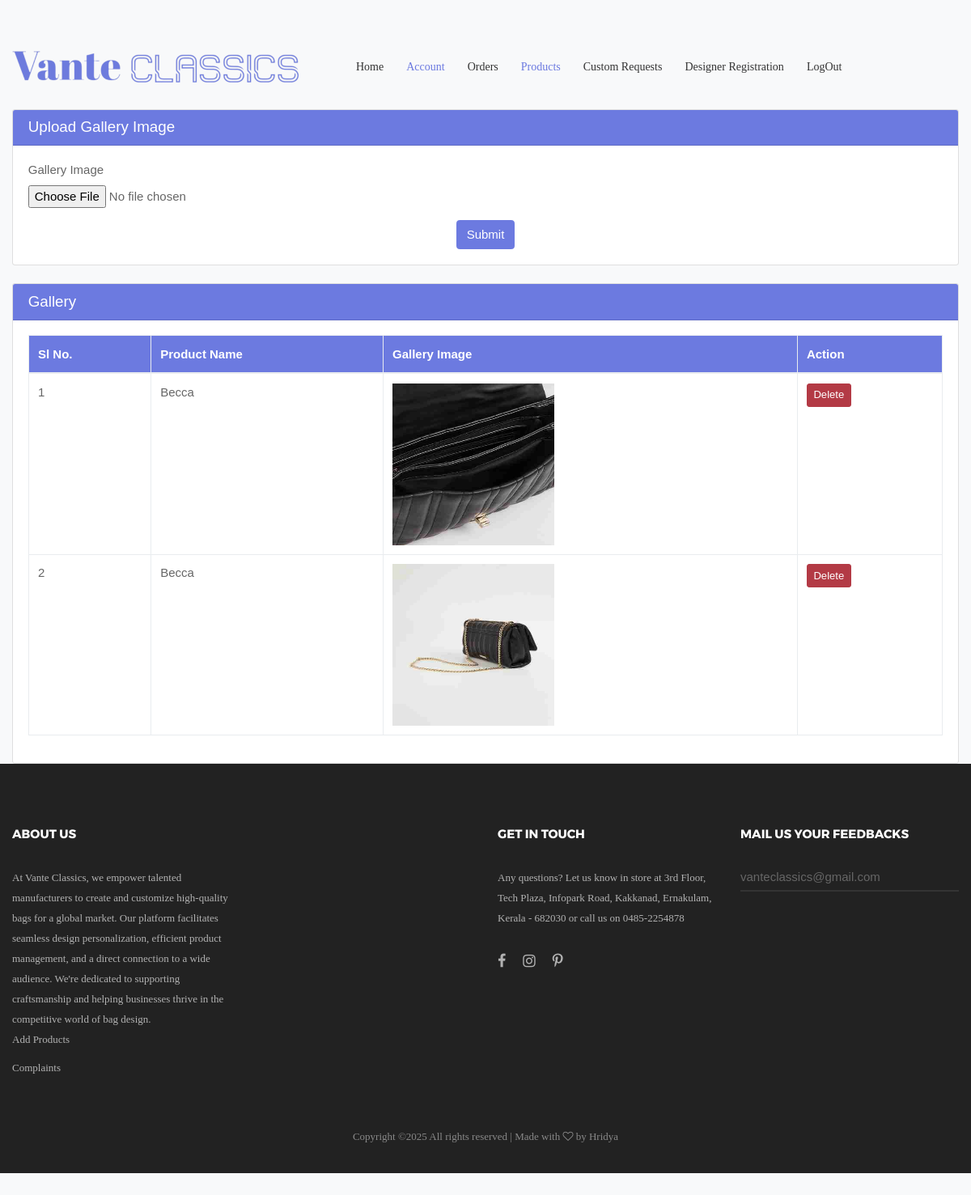
Screenshot of /PROJECT/Manufacturer/Gallery.php?pid=7 (signed in) with the database file from the repository.
### tables this page shows
CREATE TABLE `tbl_gallery` (
  `gallery_id` int(11) NOT NULL,
  `gallery_image` varchar(100) NOT NULL,
  `product_id` int(11) NOT NULL
);

CREATE TABLE `tbl_product` (
  `product_id` int(11) NOT NULL,
  `product_name` varchar(30) NOT NULL,
  `product_description` varchar(250) NOT NULL,
  `product_price` int(11) NOT NULL,
  `product_photo` varchar(100) NOT NULL,
  `subcategory_id` int(11) NOT NULL,
  `manufacturer_id` int(11) NOT NULL,
  `material_id` int(11) NOT NULL,
  `color_id` int(11) NOT NULL,
  `product_vstatus` int(11) NOT NULL DEFAULT 0
);

### PROJECT/Manufacturer/Gallery.php (the view, shortened to what this page needs)
<?php
include("../Assets/Connection/connection.php");
include("Head.php");
			?>
<!DOCTYPE html PUBLIC "-//W3C//DTD XHTML 1.0 Transitional//EN" "http://www.w3.org/TR/xhtml1/DTD/xhtml1-transitional.dtd">
<html xmlns="http://www.w3.org/1999/xhtml">
<head>
</head>
<body>
  <div class="container mt-5">
    <form action="" method="post" enctype="multipart/form-data" name="form1" id="form1">
      <div class="card mb-4">
        <div class="card-header">
          <h5 class="mb-0">Upload Gallery Image</h5>
        </div>
        <div class="card-body">
          <div class="form-group">
            <label for="file_photo">Gallery Image</label>
            <input required type="file" name="file_photo" id="file_photo" class="form-control-file" />
          </div>
          <div class="text-center">
            <input type="submit" name="btn_submit" id="btn_submit" value="Submit" class="btn btn-primary" />
          </div>
        </div>
      </div>
    </form>
    <div class="card">
      <div class="card-header">
        <h5 class="mb-0">Gallery</h5>
      </div>
      <div class="card-body">
        <table class="table table-bordered">
          <thead>
            <tr>
              <th>Sl No.</th>
              <th>Product Name</th>
              <th>Gallery Image</th>
              <th>Action</th>
            </tr>
          </thead>
          <tbody>
            <?php
            $id=$_GET['pid'];
              $i = 0;
              $SelQry = "SELECT * FROM tbl_gallery g INNER JOIN tbl_product p ON g.product_id = p.product_id where p.product_id=$id and p.manufacturer_id=".$_SESSION['mid'];
              $result = $Con->query($SelQry);
              while ($row = $result->fetch_assoc()) {
                $i++;
            ?>
            <tr>
              <td><?php echo $i; ?></td>
              <td><?php echo $row['product_name']; ?></td>
              <td><img src="../Assets/Files/Gallery/<?php echo $row['gallery_image']; ?>" width="200" height="200" alt="Gallery Image" /></td>
              <td><a href="Gallery.php?did=<?php echo $row['gallery_id']; ?>&pid=<?php echo $row['product_id'] ?>" class="btn btn-danger btn-sm">Delete</a></td>
            </tr>
            <?php
              }
            ?>
          </tbody>
        </table>
      </div>
    </div>
  </div>
</body>
</html>
<?php
include("Foot.php");
?>

### PROJECT/ASSETS/Templates/Main/css/main.css (style rules this page uses)
.container { max-width: 1380px; }
@media (max-width: 1600px) { .container { max-width: 1200px; } }

### PROJECT/Manufacturer/Gallery.php (style rules this page uses)
body { background-color: #f8f9fa; }
.card-header { background-color: #6c7ae0; color: white; }
.table th { background-color: #6c7ae0; color: white; }
.btn-primary { background-color: #6c7ae0; border-color: #6c7ae0; }
.btn-danger { background-color: #b33a45; border-color: #b33a45; }

### rows the page displays
tbl_gallery: product.product_name "Becca", gallery_image (picture)
tbl_gallery: product.product_name "Becca", gallery_image (picture)
